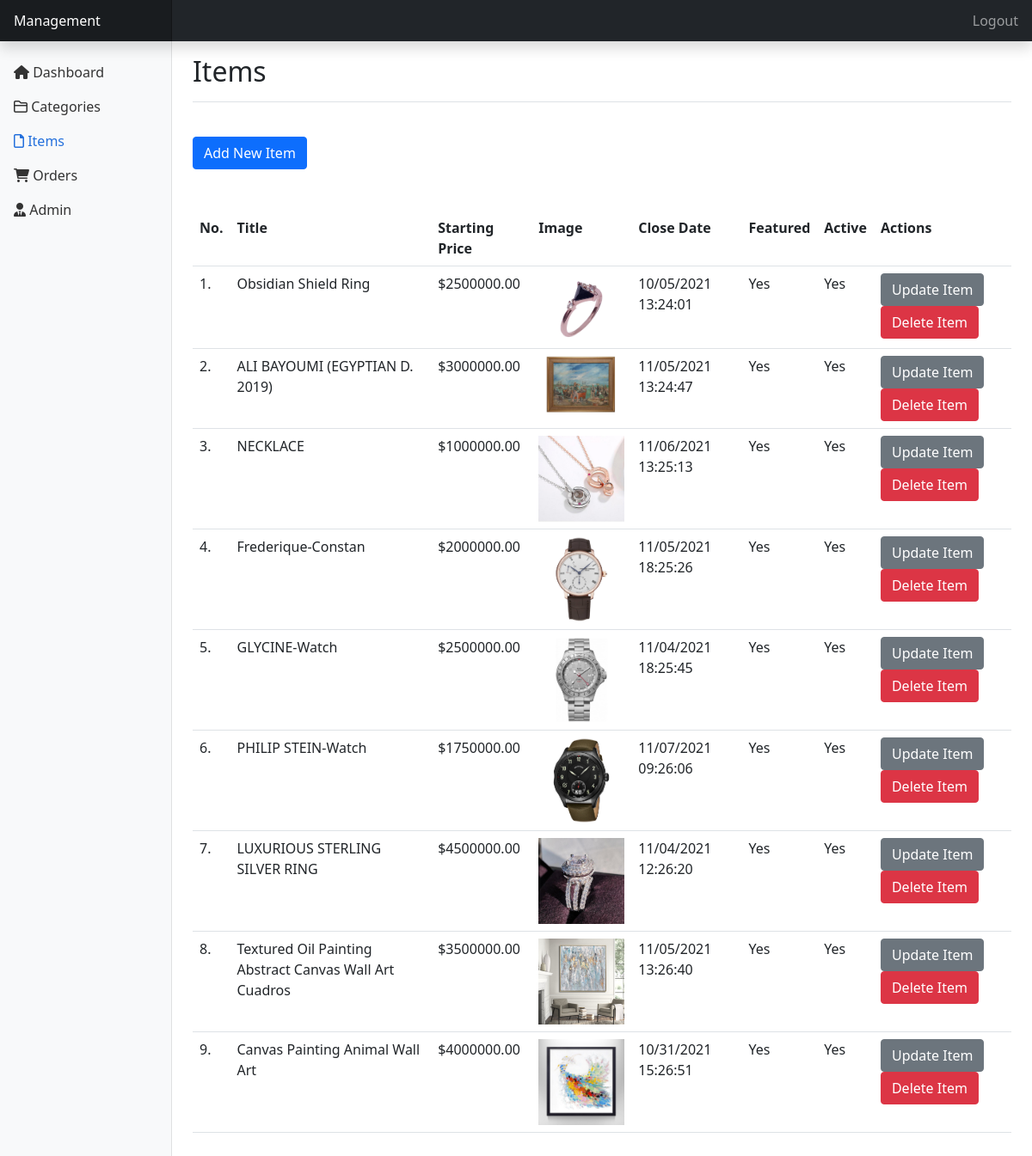
The page /admin/manage-items.php (signed in) on the database its author committed.
### tables this page shows
CREATE TABLE `dbo_items` (
  `id` int(10) UNSIGNED NOT NULL,
  `title` varchar(100) NOT NULL,
  `description` text NOT NULL,
  `price` decimal(10,2) NOT NULL,
  `image_name` varchar(255) NOT NULL,
  `categories_id` int(10) UNSIGNED NOT NULL,
  `closing_date` datetime NOT NULL,
  `featured` varchar(10) NOT NULL,
  `active` varchar(10) NOT NULL
);

### admin/manage-items.php (the view, shortened to what this page needs)
<!doctype html>
<html lang="en">
<head>
    <link rel="stylesheet" href="https://cdnjs.cloudflare.com/ajax/libs/font-awesome/6.0.0-beta2/css/all.min.css">
    <link href="https://cdn.jsdelivr.net/npm/bootstrap@5.1.3/dist/css/bootstrap.min.css" rel="stylesheet">
    <link rel="stylesheet" href="/BTL_CNW/css/style.css">
</head>
<body>
    <header class="navbar navbar-dark sticky-top bg-dark flex-md-nowrap p-0 shadow">
        <a class="navbar-brand col-md-3 col-lg-2 me-0 px-3" href="#">Management</a>
        <div class="navbar-nav">
            <div class="nav-item text-nowrap">
                <a class="nav-link px-3" href="logout.php">Logout</a>
            </div>
        </div>
    </header>
    <div class="container-fluid">
        <div class="row">
            <nav id="sidebarMenu" class="col-md-3 col-lg-2 d-md-block bg-light sidebar collapse">
                <div class="position-sticky pt-3">
                    <ul class="nav flex-column">
                        <li class="nav-item">
                            <a class="nav-link" aria-current="page" href="index.php">
                                <i class="fas fa-home"></i>
                                Dashboard
                            </a>
                        </li>
                        <li class="nav-item">
                            <a class="nav-link" href="manage-categories.php">
                                <i class="far fa-folder"></i>
                                Categories
                            </a>
                        </li>
                        <li class="nav-item">
                            <a class="nav-link active" href="manage-items.php">
                                <i class="far fa-file"></i>
                                Items
                            </a>
                        </li>
                        <li class="nav-item">
                            <a class="nav-link" href="manage-orders.php">
                                <i class="fas fa-shopping-cart"></i>
                                Orders
                            </a>
                        </li>
                        <li class="nav-item">
                            <a class="nav-link" href="manage-admin.php">
                                <i class="fas fa-user-tie"></i>
                                Admin
                            </a>
                        </li>
                    </ul>
                </div>
            </nav>
            <main class="col-md-9 ms-sm-auto col-lg-10 px-md-4">
                <div class="d-flex justify-content-between flex-wrap flex-md-nowrap align-items-center pt-3 pb-2 mb-3 border-bottom">
                    <h1 class="h2">Items</h1>
                </div>
                <div>
                    <br>
                    <a href="add-item.php"><button class="btn btn-primary">Add New Item</button></a>
                    <br /><br /><br />
                    <table class="table table-hover">
                        <tr>
                            <th>No.</th>
                            <th>Title</th>
                            <th>Starting Price</th>
                            <th>Image</th>
                            <th>Close Date</th>
                            <th>Featured</th>
                            <th>Active</th>
                            <th>Actions</th>
                        </tr>
                        <?php
                        include('../config/config.php');
                        $sql = "SELECT * FROM dbo_items";
                        $res = mysqli_query($conn, $sql);
                        $count = mysqli_num_rows($res);
                        $sn = 1;
                        if ($count > 0) {
                            while ($row = mysqli_fetch_assoc($res)) {
                                $id = $row['id'];
                                $title = $row['title'];
                                $price = $row['price'];
                                $image_name = $row['image_name'];
                                $featured = $row['featured'];
                                $active = $row['active'];
                                $closedate = date_format(date_create($row['closing_date']), 'm/d/Y H:i:s');
                        ?>
                                <tr>
                                    <td><?php echo $sn++; ?>. </td>
                                    <td><?php echo $title; ?></td>
                                    <td>$<?php echo $price; ?></td>
                                    <td>
                                        <?php
                                        if ($image_name == "") {
                                            echo "<div class='error'>Image not Added.</div>";
                                        } else {
                                        ?>
                                            <img src="../images/items/<?php echo $image_name; ?>" width="100px">
                                        <?php
                                        }
                                        ?>
                                    </td>
                                    <td><?php echo $closedate; ?></td>
                                    <td><?php echo $featured; ?></td>
                                    <td><?php echo $active; ?></td>
                                    <td>
                                        <a href="update-item.php?id=<?php echo $id; ?>"><button class="btn btn-secondary">Update Item</button></a>
                                        <a href="delete-item.php?id=<?php echo $id; ?>&image_name=<?php echo $image_name; ?>"><button class="btn btn-danger">Delete Item</button></a>
                                    </td>
                                </tr>
                        <?php
                            }
                        } else {
                            echo "<tr> <td colspan='7' class='error'> Food not Added Yet. </td> </tr>";
                        }
                        ?>
                    </table>
                </div>
            </main>
        </div>
    </div>
</body>
</html>

### css/style.css (style rules this page uses)
body { padding-bottom: 3rem; }
.sidebar { position: fixed; top: 0; bottom: 0; left: 0; z-index: 100; padding: 48px 0 0; box-shadow: inset -1px 0 0 rgba(0, 0, 0, .1); }
.sidebar .nav-link { font-weight: 500; color: #333; }
.sidebar .nav-link.active { color: #2470dc; }
.navbar-brand { padding-top: .75rem; padding-bottom: .75rem; font-size: 1rem; background-color: rgba(0, 0, 0, .25); box-shadow: inset -1px 0 0 rgba(0, 0, 0, .25); }

### rows shown on the page
dbo_items: title "Obsidian Shield Ring", price "2500000.00", image_name (picture), closing_date "10/05/2021 13:24:01", featured "Yes", active "Yes"
dbo_items: title "ALI BAYOUMI (EGYPTIAN D. 2019)", price "3000000.00", image_name (picture), closing_date "11/05/2021 13:24:47", featured "Yes", active "Yes"
dbo_items: title "NECKLACE", price "1000000.00", image_name (picture), closing_date "11/06/2021 13:25:13", featured "Yes", active "Yes"
dbo_items: title "Frederique-Constan", price "2000000.00", image_name (picture), closing_date "11/05/2021 18:25:26", featured "Yes", active "Yes"
dbo_items: title "GLYCINE-Watch", price "2500000.00", image_name (picture), closing_date "11/04/2021 18:25:45", featured "Yes", active "Yes"
dbo_items: title "PHILIP STEIN-Watch", price "1750000.00", image_name (picture), closing_date "11/07/2021 09:26:06", featured "Yes", active "Yes"
dbo_items: title "LUXURIOUS STERLING SILVER RING", price "4500000.00", image_name (picture), closing_date "11/04/2021 12:26:20", featured "Yes", active "Yes"
dbo_items: title "Textured Oil Painting Abstract Canvas Wall Art Cuadros", price "3500000.00", image_name (picture), closing_date "11/05/2021 13:26:40", featured "Yes", active "Yes"
dbo_items: title "Canvas Painting Animal Wall Art", price "4000000.00", image_name (picture), closing_date "10/31/2021 15:26:51", featured "Yes", active "Yes"
